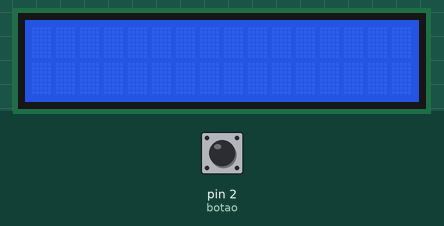
The sketch below on a simulated Arduino Uno, built with avr-gcc and run on an emulated ATmega328P. Parts: 16×2 character LCD. Inputs (shaded band) come from the test bench; at power-on: pin 2 (botao) HIGH.

Above: at 1.2 s.
1.3 s: pin 2 (botao) pulled LOW for 1 s
At 2.7 s:
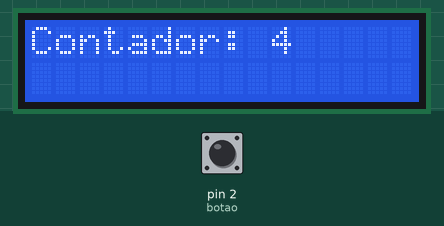
3.8 s: pin 2 (botao) pulled LOW for 0.15 s
At 4.4 s:
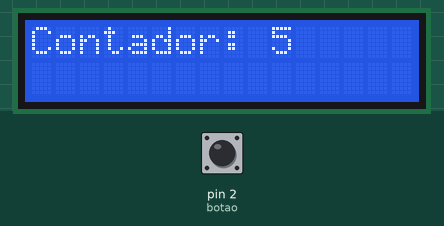
5.4 s: pin 2 (botao) pulled LOW for 0.15 s
At 6.6 s:
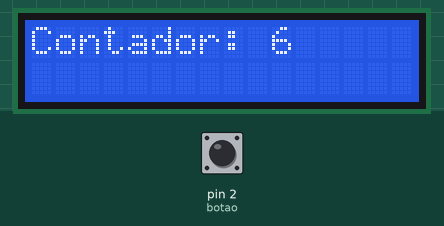
7.0 s: pin 2 (botao) pulled LOW for 1 s
At 8.3 s:
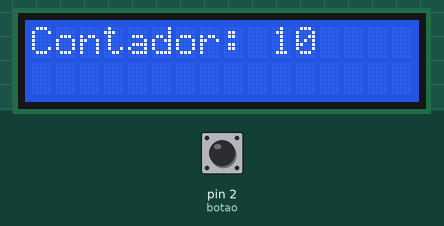
Timing chart, 0 to 10.0 s (numbered marks = the images above; inputs shaded):
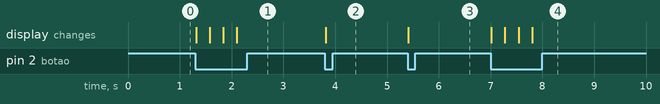

Measured:
- after the input at 1.3 s, the display: first changes at once (image 1 shows a later state)
- after the input at 3.8 s, the display: changes at once (image 2)
- after the input at 5.4 s, the display: changes at once (image 3)
- after the input at 7.0 s, the display: first changes at once (image 4 shows a later state)

The sketch:

Projeto_042_LCD_16x2_com_Contador.ino
```cpp
// Projeto 042 - LCD 16x2 com Contador
// Arduino Uno | Arduino Neon Lab

#include <Wire.h>
 #include <LiquidCrystal_I2C.h>

 LiquidCrystal_I2C lcd(0x27,16,2); int botao=2, cont=0;
 void setup(){ lcd.init(); lcd.backlight(); pinMode(botao,INPUT_PULLUP); }
 void loop(){
   if(digitalRead(botao)==LOW){ cont++; lcd.clear(); lcd.print("Contador: "); lcd.print(
 cont); delay(250); }
 }
```
